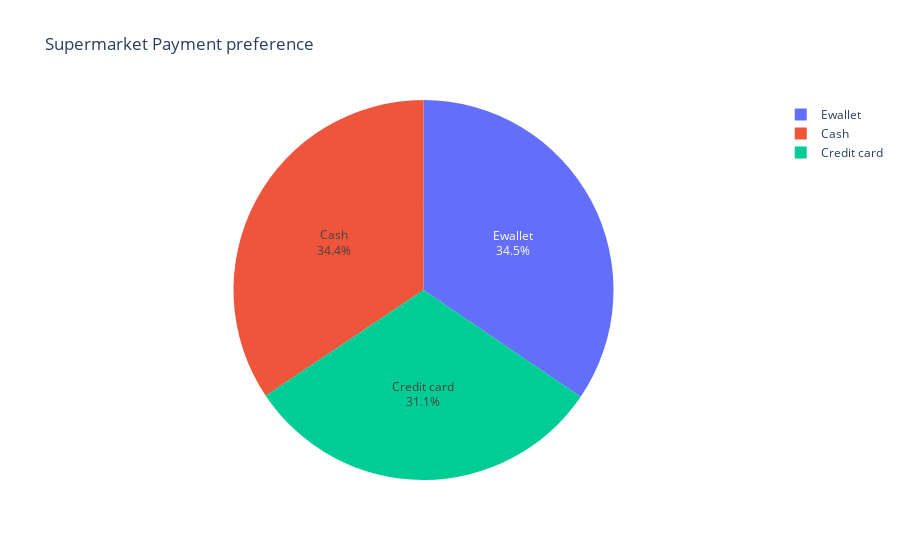

Write notebook code for a chart like this one.
### Code cell
payment_fig=px.pie(nw,values='Counts',names='Payment',title='Supermarket Payment preference',labels='Payment')
payment_fig.update_traces(textposition='inside',textinfo='percent+label')
payment_fig.show()

### Figure 1 — Plotly figure (JSON) as saved in the notebook; plotly's stock layout.template omitted (floating-point values rounded to 4 significant figures)
{"data": [{"domain": {"x": [0, 1], "y": [0, 1]}, "hovertemplate": "Payment=%{label}<br>Counts=%{value}<extra></extra>", "labels": ["Ewallet", "Cash", "Credit card"], "legendgroup": "", "name": "", "showlegend": true, "textinfo": "percent+label", "textposition": "inside", "type": "pie", "values": [345, 344, 311]}], "layout": {"autosize": true, "legend": {"tracegroupgap": 0}, "title": {"text": "Supermarket Payment preference"}}}
